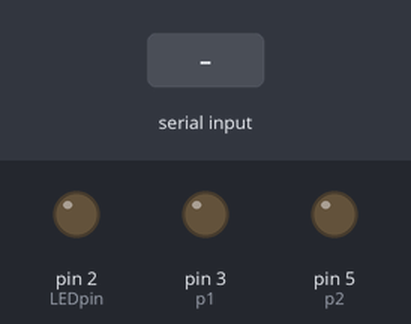
The sketch below on a simulated Arduino Uno, built with avr-gcc and run on an emulated ATmega328P. Shown: output pins drawn as LEDs (lit = HIGH). Inputs (shaded band) come from the test bench.

Above: at 1.2 s.
1.3 s: "0" received over Serial
At 2.5 s:
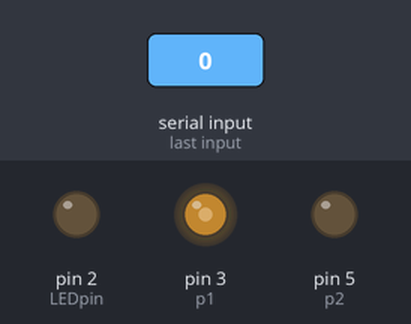
2.8 s: "1" received over Serial
At 3.7 s:
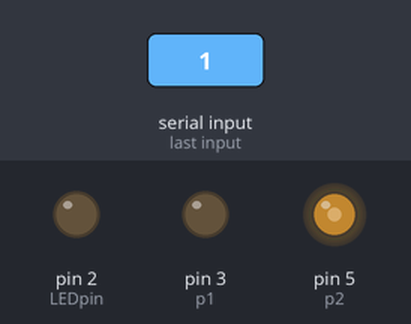
Timing chart, 0 to 5.8 s (numbered marks = the images above; inputs shaded):
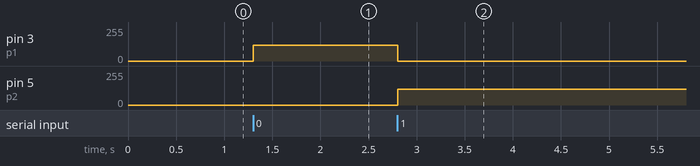

The sketch:

PeripheralAcceloremeter.ino
```cpp
int p1 = 3; //connect display , only odd numbers work
int p2 = 5; //connect display , only odd numbers work
int LEDpin = 2; //connect LED
int Value;
int state;
int analogVal = 0; //stores the value that comes from battery
float volt = 0; //stores the calculated voltage value

void setup() {
  Serial.begin(115200);
  pinMode(LEDpin, OUTPUT);
  state = 2;
  updateDisplayState(state); //start with display off
}

void loop() {
  if (Serial.available()>0) {
    Value = Serial.read();

    if (Value == '0') {
       state = 0;
       updateDisplayState(state); //switch display to red
    }
    else if (Value == '1') {
       state = 1;
       updateDisplayState(state); //switch display to blue
    }
    else if (Value == '2') {
      state = 2;
      updateDisplayState(state); //switch display off
    }
  }
//  analogVal = analogRead(A3);//reads the analog pin value
//  volt = 0.0049 * analogVal;//calculation to convert to voltage
//  if(volt <= 1.5){//blink when battery is low
//    digitalWrite(LEDpin, HIGH);
//    delay(100);
//    digitalWrite(LEDpin, HIGH);
//    delay(100);
//  }
//  else if(volt > 1.5 && volt < 3.7){//checks to see if calculated voltage is between 1.2 and 1.5
//  }
//  else if(volt >= 3.7){//light up when battery is charged
//    digitalWrite(LEDpin, HIGH);
//  }
  delay(10);
}

void updateDisplayState (int onOff) {
  pinMode(p1, OUTPUT);
  pinMode(p2, OUTPUT);
  int voltValue = 120;
  switch (onOff) {
    case 0:
      analogWrite(p1, voltValue);
      digitalWrite(p2, LOW);
      break;
    case 1:
      digitalWrite(p1, LOW);
      analogWrite(p2, voltValue);
      break;
    case 2:
      digitalWrite(p1, LOW);
      digitalWrite(p2, LOW);
      break;
    default:
      pinMode(p1, INPUT); // high impedence
      pinMode(p2, INPUT);
      break;
  }
}
```

Measured:
- after the input at 1.3 s, pin 3 (p1): 0/255 → 120/255 at once
- after the input at 2.8 s, pin 3 (p1): 120/255 → 0/255 at once; pin 5 (p2): 0/255 → 120/255 at once
